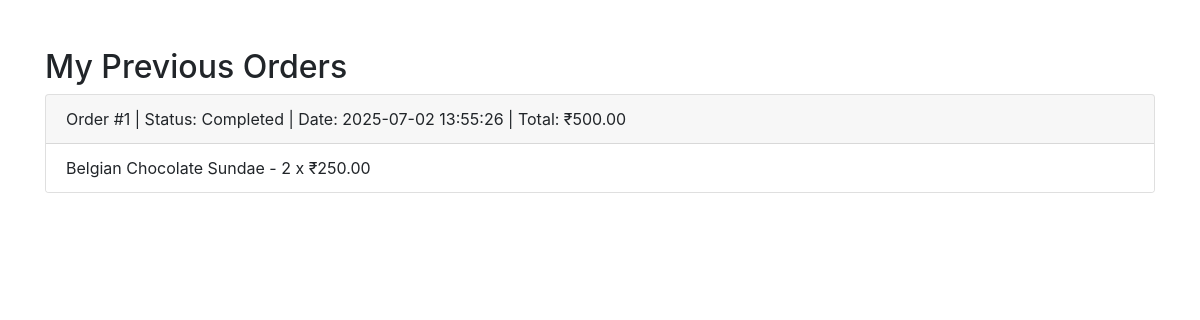
Page /my_orders.php (signed in) on the committed database.
### tables this page shows
CREATE TABLE `order_items` (
  `id` int(11) NOT NULL,
  `order_id` int(11) DEFAULT NULL,
  `product_id` int(11) DEFAULT NULL,
  `quantity` int(11) DEFAULT NULL,
  `price` decimal(10,2) DEFAULT NULL
);

CREATE TABLE `orders` (
  `id` int(11) NOT NULL,
  `user_id` int(11) DEFAULT NULL,
  `address` text NOT NULL,
  `total_amount` decimal(10,2) DEFAULT NULL,
  `created_at` timestamp NOT NULL DEFAULT current_timestamp(),
  `status` enum('Pending','Ready','Completed','Cancelled') DEFAULT 'Pending'
);

CREATE TABLE `products` (
  `id` int(11) NOT NULL,
  `name` varchar(100) DEFAULT NULL,
  `price` decimal(6,2) DEFAULT NULL,
  `image` varchar(255) DEFAULT NULL
);

### my_orders.php (the view, shortened to what this page needs)
<?php
include 'db.php';
$user_id = $_SESSION['user_id'];
$sql = "SELECT o.id, o.total_amount, o.created_at, o.status, p.name, oi.quantity, oi.price
        FROM orders o
        JOIN order_items oi ON o.id = oi.order_id
        JOIN products p ON oi.product_id = p.id
        WHERE o.user_id = ?
        ORDER BY o.created_at DESC";
$stmt = $conn->prepare($sql);
$stmt->bind_param("i", $user_id);
$stmt->execute();
$result = $stmt->get_result();
$orders = [];
while ($row = $result->fetch_assoc()) {
  $orders[$row['id']]['info'] = [
  'total' => $row['total_amount'],
  'created' => $row['created_at'],
  'status' => $row['status']
  ];
    $orders[$row['id']]['items'][] = [
        'name' => $row['name'],
        'quantity' => $row['quantity'],
        'price' => $row['price']
    ];
}
?>
<!DOCTYPE html>
<html>
<head>
  <link rel="stylesheet" href="css/bootstrap.min.css">
</head>
<body class="container mt-5">
  <h2>My Previous Orders</h2>
  <?php if (empty($orders)): ?>
    <p>No orders yet.</p>
  <?php else: ?>
    <?php foreach ($orders as $id => $order): ?>
      <div class="card mb-3">
        <div class="card-header">
          Order #<?= $id ?> | Status: <?= $order['info']['status'] ?>
| Date: <?= $order['info']['created'] ?>
| Total: ₹<?= $order['info']['total'] ?>
        </div>
        <ul class="list-group list-group-flush">
          <?php foreach ($order['items'] as $item): ?>
            <li class="list-group-item">
              <?= $item['name'] ?> - <?= $item['quantity'] ?> x ₹<?= $item['price'] ?>
            </li>
          <?php endforeach; ?>
        </ul>
      </div>
    <?php endforeach; ?>
  <?php endif; ?>
</body>
</html>

### rows in the picture
order_items: id "1", order.status "Completed", order.created_at "2025-07-02 13:55:26", order.total_amount "500.00", product.name "Belgian Chocolate Sundae", quantity "2", price "250.00"
